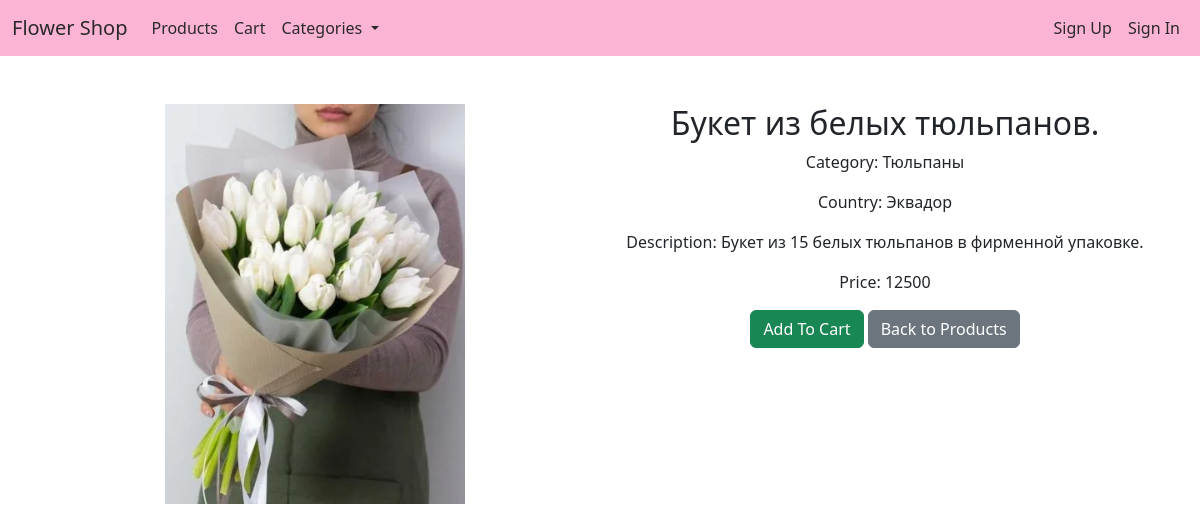
/product/1/, run on an earlier commit of the app's database.
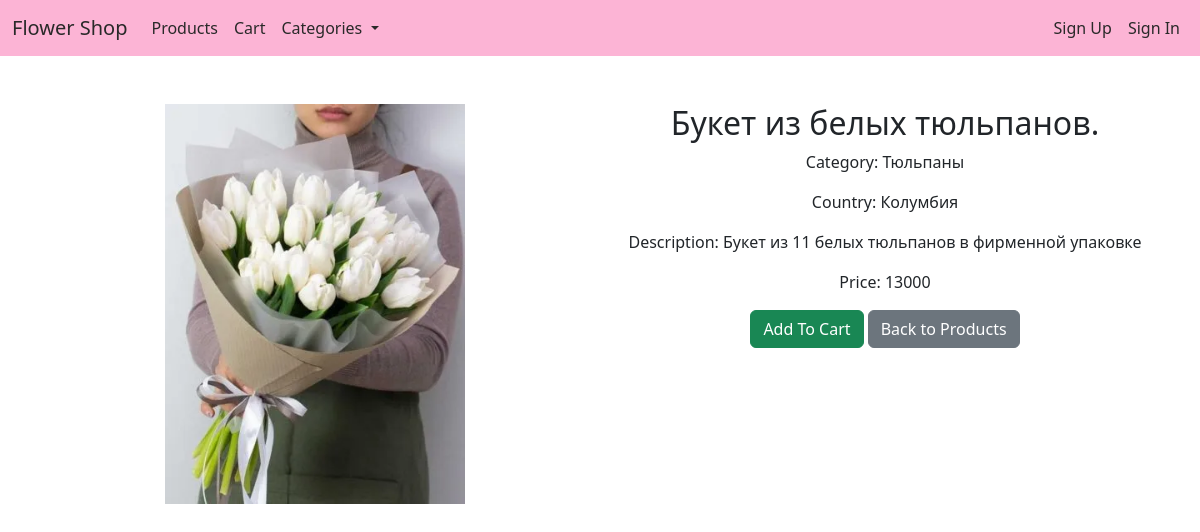
And on a later commit of the database.
### store/models.py (models this page shows, shortened)
class Product(models.Model):
    name = models.CharField(max_length=100)
    description = models.TextField(null=True, blank=True)
    image = models.ImageField(upload_to='products')
    country = models.CharField(max_length=20, choices=COUNTRY_CHOICES)
    price = models.PositiveIntegerField()
    value = models.DecimalField(max_digits=10, decimal_places=2)
    unit = models.CharField(max_length=20, choices=UNIT_CHOICES)
    category = models.CharField(max_length=20, choices=CATEGORY_CHOICES)
    class Meta:
        verbose_name = 'Product'
        verbose_name_plural = 'Products'

### store/views.py (the view)
# urls.py: path('product/<int:product_id>/', view_product, name='view_product_url'),
def view_product(request, product_id):
    product = get_object_or_404(Product, id=product_id)
    context = {
        'product': product,
    }
    return render(request, 'view_product.html', context)

### store/templates/view_product.html (shortened to what this page needs)
{% extends 'base.html' %}
{% block content %}
    <div class="container mt-5">
        <div class="row">
            <div class="col-md-6 text-center">
                <img src="{{ product.image.url }}" alt="{{ product.name }}" class="img-fluid" style="max-width: 55%;">
            </div>
            <div class="col-md-6">
                <h2 class="text-center">{{ product.name }}</h2>
                <p>Category: {{ product.category }}</p>
                <p>Country: {{ product.country }}</p>
                <p>Description: {{ product.description }}</p>
                <p>Price: {{ product.price }}</p>
                <div class="text-center mt-3">
                    <button id="{{ product.id }}" class="btn btn-success"
                            onclick="addToCart(this.id, '{% url 'add_cart_url' product.id %}')">
                        Add To Cart
                    </button>
                    <a href="{% url 'products_url' %}" class="btn btn-secondary">Back to Products</a>
                </div>
            </div>
        </div>
    </div>
{% endblock %}

What changed in the data, as far as the page shows it:
changed Product "Букет из белых тюльпанов.": country "Эквадор" → "Колумбия"; description "Букет из 15 белых тюльпанов в фирменной упаковке." → "Букет из 11 белых тюльпанов в фирменной упаковке"; price "12500" → "13000"
